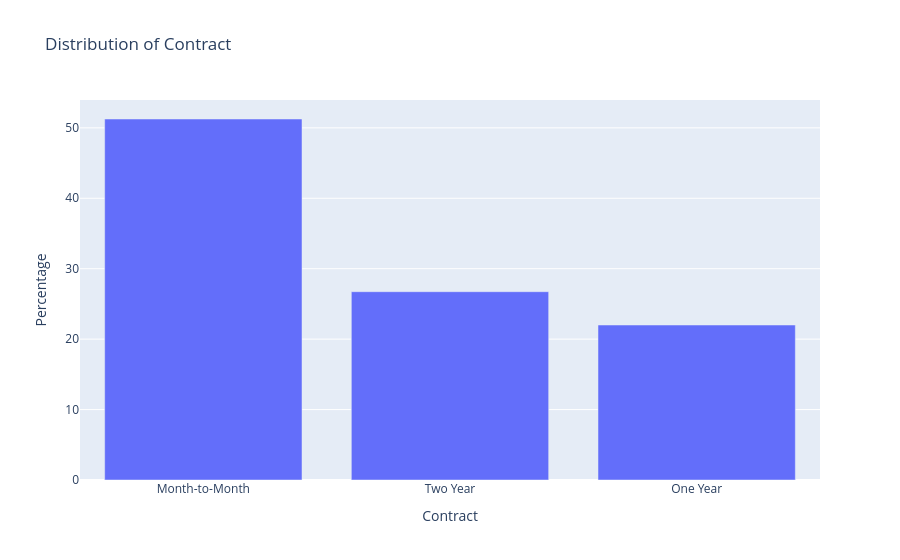

Here is the notebook cell this chart was saved with:
### Code cell
# Distribution of Contract
# Contract = The type of contract the customer has with the company (e.g., month-to-month, one year, two year)
contract = (df["Contract"].value_counts(normalize=True)*100).reset_index()
contract.columns = ['Contract', 'Percentage']
px.bar(contract, x='Contract', y='Percentage', title='Distribution of Contract')

### Figure 1 — Plotly figure (JSON) as saved in the notebook; plotly's stock layout.template omitted (floating-point values rounded to 4 significant figures)
{"data": [{"hovertemplate": "Contract=%{x}<br>Percentage=%{y}<extra></extra>", "legendgroup": "", "marker": {"color": "#636efa", "pattern": {"shape": ""}}, "name": "", "orientation": "v", "showlegend": false, "textposition": "auto", "type": "bar", "x": ["Month-to-Month", "Two Year", "One Year"], "xaxis": "x", "y": [51.26, 26.74, 22.01], "yaxis": "y"}], "layout": {"barmode": "relative", "legend": {"tracegroupgap": 0}, "title": {"text": "Distribution of Contract"}, "xaxis": {"anchor": "y", "domain": [0, 1], "title": {"text": "Contract"}}, "yaxis": {"anchor": "x", "domain": [0, 1], "title": {"text": "Percentage"}}}}
